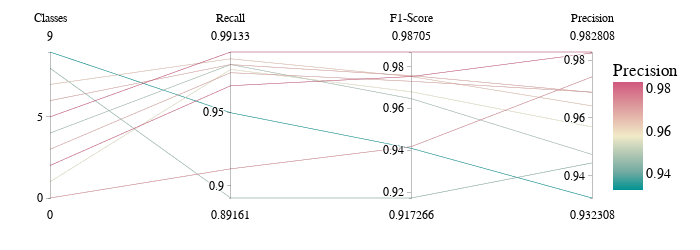

The notebook cell saved with this chart:
### Code cell
fig = px.parallel_coordinates(df, color='precision', labels={'class': 'Classes','f1-score': 'F1-Score',  'recall': 'Recall', 'precision': 'Precision'},
                              dimensions=['class', 'recall', 'f1-score', 'precision'],
                            color_continuous_scale=px.colors.diverging.Tealrose,)

fig.update_layout(
    width=700,
    height=250,
    margin=dict(l=50, r=50, t=50, b=50),
    #make the font size bigger and bold
    font=dict(
        size=14,
        color='black',
        family='Arial, sans-serif'
    ))

fig.show()

### Figure 1 — Plotly figure (JSON) as saved in the notebook; plotly's stock layout.template omitted (floating-point values rounded to 4 significant figures)
{"data": [{"dimensions": [{"label": "Classes", "values": [0, 1, 2, 3, 4, 5, 6, 7, 8, 9]}, {"label": "Recall", "values": [0.9115, 0.9794, 0.9683, 0.9772, 0.9828, 0.9913, 0.9828, 0.9867, 0.8916, 0.9498]}, {"label": "F1-Score", "values": [0.9418, 0.968, 0.9753, 0.973, 0.9647, 0.9871, 0.9757, 0.9753, 0.9173, 0.941]}, {"label": "Precision", "values": [0.9742, 0.9569, 0.9825, 0.9689, 0.9474, 0.9828, 0.9688, 0.9642, 0.9444, 0.9323]}], "domain": {"x": [0, 1], "y": [0, 1]}, "line": {"color": [0.9742, 0.9569, 0.9825, 0.9689, 0.9474, 0.9828, 0.9688, 0.9642, 0.9444, 0.9323], "coloraxis": "coloraxis"}, "name": "", "type": "parcoords"}], "layout": {"coloraxis": {"colorbar": {"title": {"text": "Precision"}}, "colorscale": [[0, "rgb(0, 147, 146)"], [0.1667, "rgb(114, 170, 161)"], [0.3333, "rgb(177, 199, 179)"], [0.5, "rgb(241, 234, 200)"], [0.6667, "rgb(229, 185, 173)"], [0.8333, "rgb(217, 137, 148)"], [1, "rgb(208, 88, 126)"]]}, "font": {"color": "black", "family": "Arial, sans-serif", "size": 14}, "height": 250, "legend": {"tracegroupgap": 0}, "margin": {"b": 50, "l": 50, "r": 50, "t": 50}, "width": 700}}
